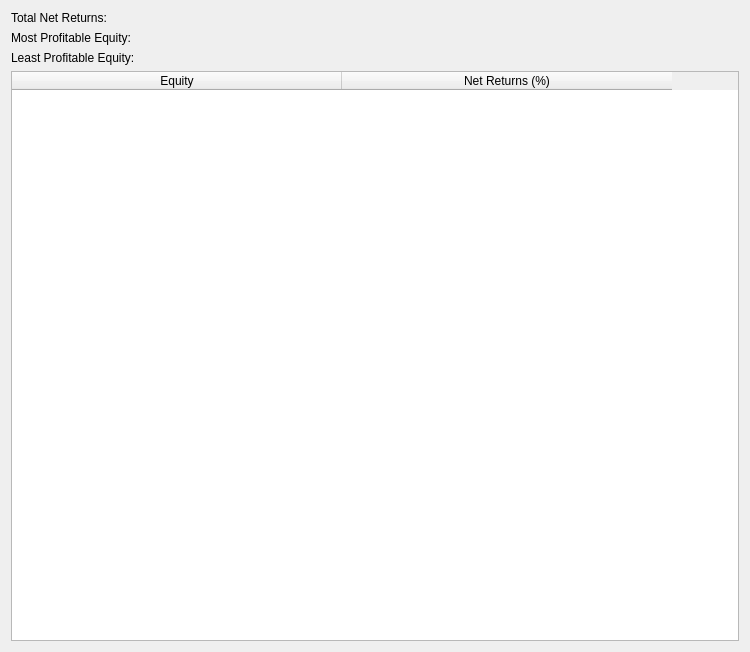
<?xml version="1.0" encoding="UTF-8"?>
<ui version="4.0">
 <class>SummaryForm</class>
 <widget class="QWidget" name="SummaryForm">
  <property name="geometry">
   <rect>
    <x>0</x>
    <y>0</y>
    <width>750</width>
    <height>652</height>
   </rect>
  </property>
  <property name="windowTitle">
   <string>Form</string>
  </property>
  <layout class="QVBoxLayout" name="verticalLayout">
   <item>
    <layout class="QVBoxLayout" name="verticalLayout_2">
     <item>
      <layout class="QHBoxLayout" name="horizontalLayout_3">
       <item>
        <widget class="QLabel" name="label_6">
         <property name="styleSheet">
          <string notr="true">font: 14pt &quot;MS Shell Dlg 2&quot;;</string>
         </property>
         <property name="text">
          <string>Total Net Returns:</string>
         </property>
        </widget>
       </item>
       <item>
        <widget class="QLabel" name="summary_totalnetreturns">
         <property name="styleSheet">
          <string notr="true">font: 14pt &quot;MS Shell Dlg 2&quot;;color:red;</string>
         </property>
         <property name="text">
          <string/>
         </property>
        </widget>
       </item>
      </layout>
     </item>
     <item>
      <layout class="QHBoxLayout" name="horizontalLayout_2">
       <item>
        <widget class="QLabel" name="label_3">
         <property name="styleSheet">
          <string notr="true">font: 14pt &quot;MS Shell Dlg 2&quot;;</string>
         </property>
         <property name="text">
          <string>Most Profitable Equity:</string>
         </property>
        </widget>
       </item>
       <item>
        <widget class="QLabel" name="summary_mostprofitableequity">
         <property name="styleSheet">
          <string notr="true">font: 14pt &quot;MS Shell Dlg 2&quot;;</string>
         </property>
         <property name="text">
          <string/>
         </property>
        </widget>
       </item>
      </layout>
     </item>
     <item>
      <layout class="QHBoxLayout" name="horizontalLayout">
       <item>
        <widget class="QLabel" name="label_2">
         <property name="styleSheet">
          <string notr="true">font: 14pt &quot;MS Shell Dlg 2&quot;;</string>
         </property>
         <property name="text">
          <string>Least Profitable Equity:</string>
         </property>
        </widget>
       </item>
       <item>
        <widget class="QLabel" name="summary_leastprofitableequity">
         <property name="styleSheet">
          <string notr="true">font: 14pt &quot;MS Shell Dlg 2&quot;;</string>
         </property>
         <property name="text">
          <string/>
         </property>
        </widget>
       </item>
      </layout>
     </item>
    </layout>
   </item>
   <item>
    <layout class="QVBoxLayout" name="verticalLayout_3">
     <item>
      <widget class="QTableWidget" name="summary_returnsTable">
       <property name="sortingEnabled">
        <bool>true</bool>
       </property>
       <attribute name="horizontalHeaderCascadingSectionResizes">
        <bool>true</bool>
       </attribute>
       <attribute name="horizontalHeaderDefaultSectionSize">
        <number>330</number>
       </attribute>
       <attribute name="verticalHeaderDefaultSectionSize">
        <number>30</number>
       </attribute>
       <attribute name="verticalHeaderMinimumSectionSize">
        <number>30</number>
       </attribute>
       <column>
        <property name="text">
         <string>Equity</string>
        </property>
       </column>
       <column>
        <property name="text">
         <string>Net Returns (%)</string>
        </property>
       </column>
      </widget>
     </item>
    </layout>
   </item>
  </layout>
 </widget>
 <resources/>
 <connections/>
</ui>
